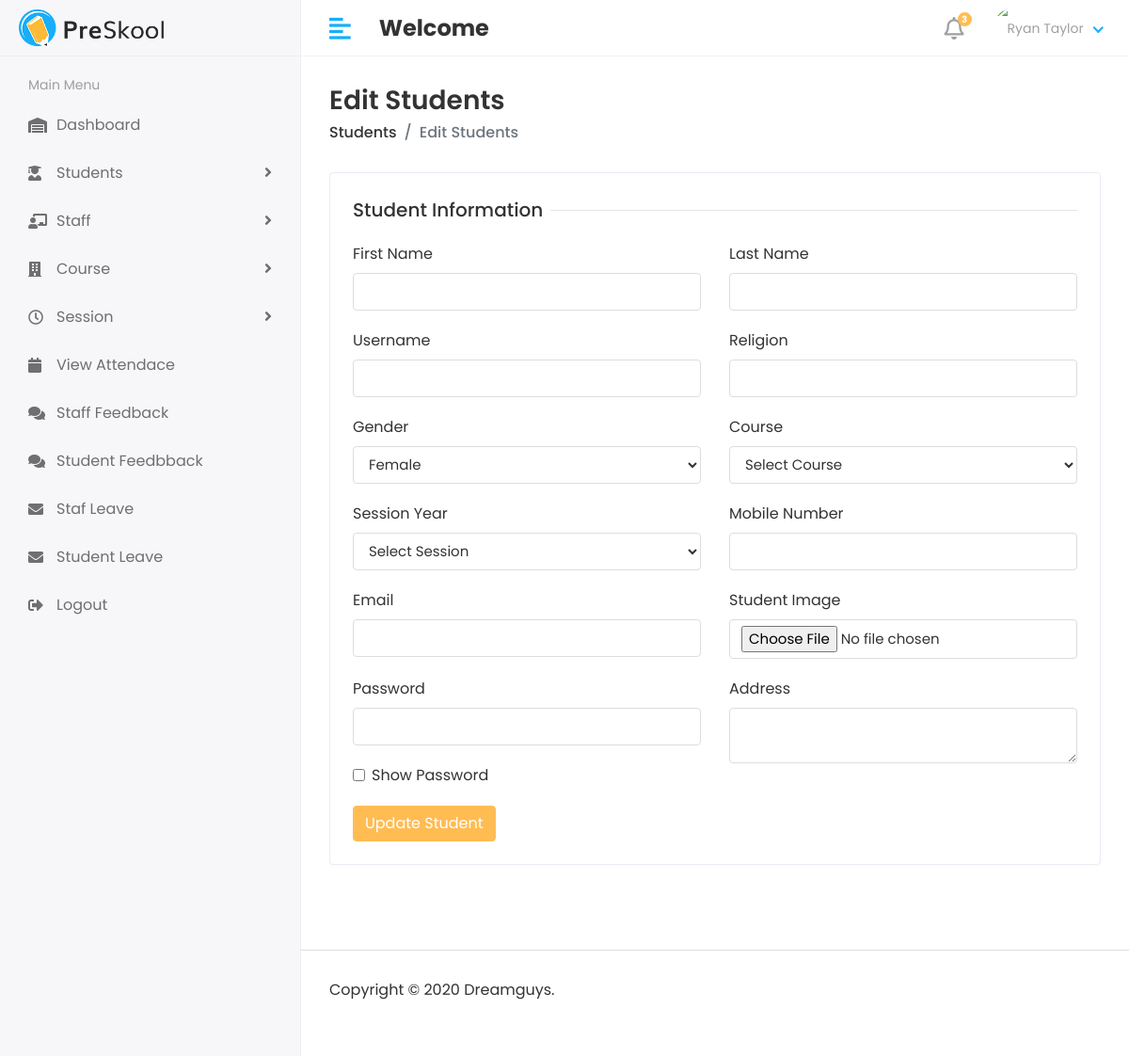
Before: /hode/StudentEdit/9 with the older database file.
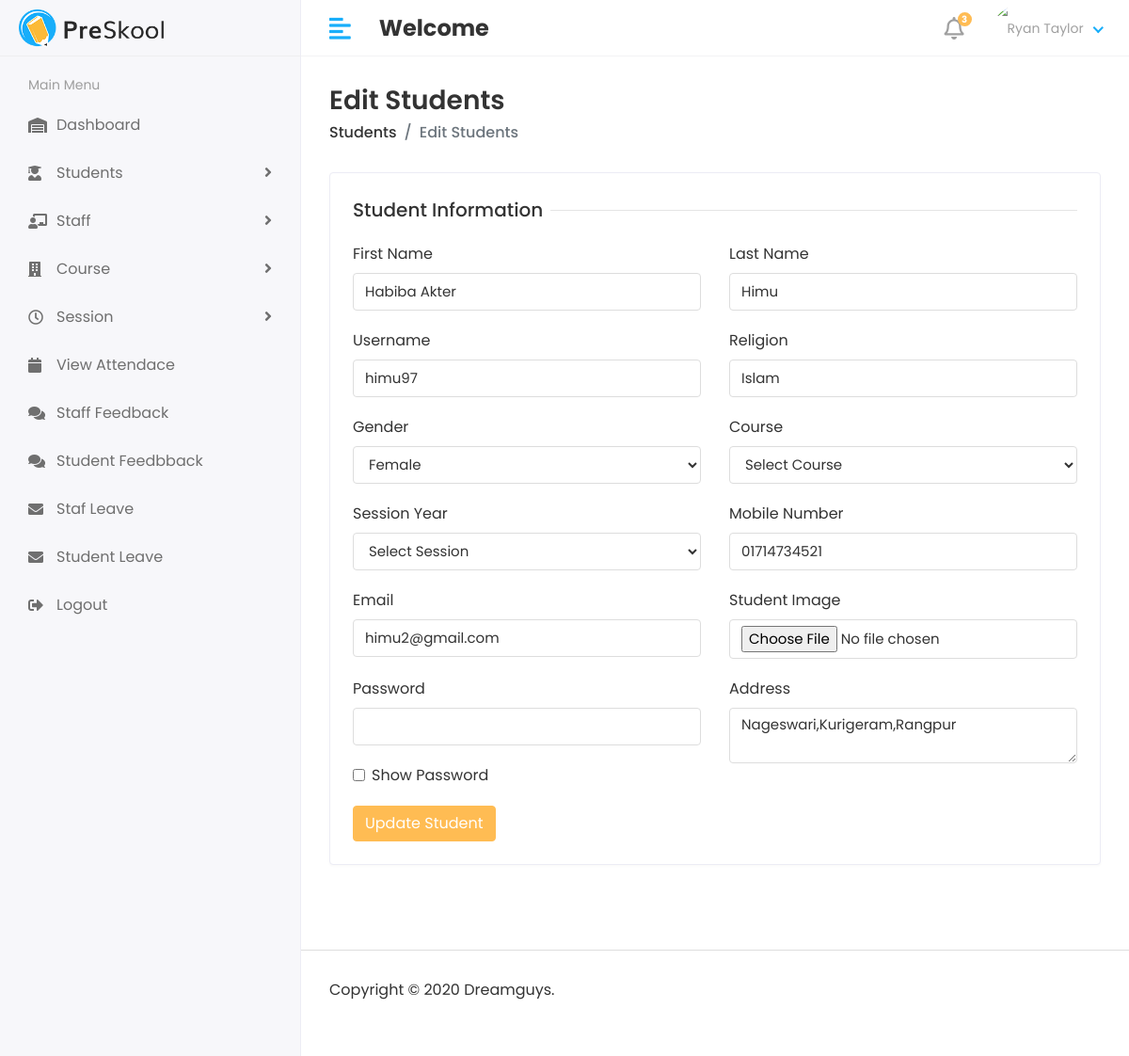
After: the same page with the newer database file.
### App/models.py (models this page shows, shortened)
class Student(models.Model):
    admin=models.OneToOneField(CustomUser, on_delete=models.CASCADE)
    address=models.TextField()
    gender=models.CharField(max_length=50)
    religion=models.CharField( max_length=50)
    dateOfBrith=models.DateTimeField( auto_now_add=False)
    course_id=models.ForeignKey(Course, on_delete=models.CASCADE)
    session_year=models.ForeignKey(session_year, on_delete=models.CASCADE)
    create_at=models.DateTimeField( auto_now_add=False)
    update_at=models.DateTimeField( auto_now=True)
    phone=models.CharField( max_length=50,blank=True,null=True)

class CustomUser(AbstractUser):
    USER=(
        (1, 'HOD'),
        (2, 'STAFF'),
        (3, 'STUDENT'),
    )
    user_type=models.CharField(choices=USER, max_length=50,default=1,blank=True,null=True)
    profile_pic=models.ImageField( upload_to='profile pic',blank=True,null=True)

### App/hod_views.py (the view)
# urls.py: path('hode/StudentEdit/<str:id>',hod_views.Student_Edit,name='student_edit'),
def Student_Edit(request,id):
    student=Student.objects.filter(id=id)
    courses = Course.objects.all()
    sessions = session_year.objects.all()
    context={
        'student':student,
        'course':courses,
        'session':sessions,
    }
    return render(request,'hod/student_edit.html',context)

### templates/hod/student_edit.html (shortened to what the changed rows need)
{% extends "base.html" %}
{% load static %}
{% block content %}
<div class="page-wrapper">
    <div class="content container-fluid">
       <div class="row">
          <div class="col-sm-12">
             <div class="card">
                <div class="card-body">
                   <form action="{% url "updateStudent" %}" method="POST" enctype="multipart/form-data">
                      <div class="row">
                         <div class="col-12 col-sm-6">
                            <div class="form-group">
                               <label>First Name</label>
                               <input type="text" class="form-control" name="first_name" value="{% for s in student %}{{s.admin.first_name}}{% endfor %}" >
                            </div>
                         </div>
                         <div class="col-12 col-sm-6">
                            <div class="form-group">
                               <label>Last Name</label>
                               <input type="text" class="form-control" name="last_name" value="{% for s in student %}{{s.admin.last_name}}{% endfor %}" >
                            </div>
                         </div>
                         <div class="col-12 col-sm-6">
                            <div class="form-group">
                               <label>Username</label>
                               <input type="text" class="form-control" name="username" value="{% for s in student %}{{s.admin.username}}{% endfor %}" >
                            </div>
                         </div>
                         <div class="col-12 col-sm-6">
                            <div class="form-group">
                               <label>Religion</label>
                               <input type="text" class="form-control" name="raligion" value="{% for s in student %}{{s.religion}}{% endfor %}" >
                            </div>
                         </div>
                         <div class="col-12 col-sm-6">
                            <div class="form-group">
                               <label>Mobile Number</label>
                               <input type="text" class="form-control" name="phone" value="{% for s in student %}{{s.phone}}{% endfor %}" >
                            </div>
                         </div>
                         <div class="col-12 col-sm-6">
                            <div class="form-group">
                               <label>Email</label>
                               <input type="email" class="form-control" value="{% for s in student %}{{s.admin.email}}{% endfor %}" name="email" >
                            </div>
                         </div>
                         <div class="col-12 col-sm-6">
                            <div class="form-group">
                               <label>Student Image</label>
                               <input type="file" class="form-control" value="{% for s in student %}{{s.admin.profile_pic}}{% endfor %}" name="pic">
                            </div>
                         </div>
                        <div class="col-12 col-sm-6">
                            <div class="form-group">
                                <label>Address</label>
                                <textarea class="form-control" name="address" required>{% for s in student %}{{ s.address }}{% endfor %}</textarea>
                            </div>
                        </div>
                      </div>
                   </form>
                </div>
             </div>
          </div>
       </div>
    </div>
</div>
{% endblock content %}

Changed rows visible on the page:
added Student: first_name "Habiba Akter", last_name "Himu", username "himu97", raligion "Islam", phone "01714734521", email "himu2@gmail.com", address "Nageswari,Kurigeram,Rangpur"
